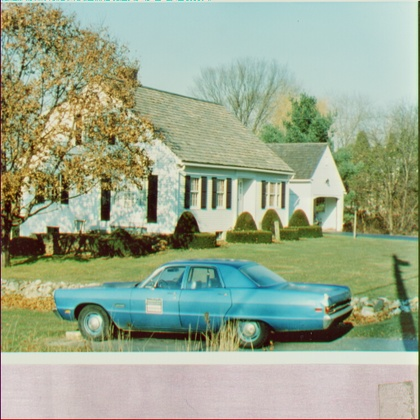
%> input picture day2_code/day2/house.jpg, 420 x 420 px, shrunk from 512 x 512 before the run
$ octave --eval "result = histogram_equalization(imread('house.jpg'));"   (GNU Octave 9; MATLAB toolbox functions it lacks are replaced by stand-ins)
%> lines starting %> are read from the running program, lines starting %| are printed output that depends on the picture
function result= histogram_equalization(img)
%La tonalità H viene misurata da un angolo con il rosso a 0 gradi, il verde a 120 e il blu a 240. (360 è ancora rosso)
%La luminosità (V) con lo zero che rappresenta il nero e l'uno (colore brillante o bianco se saturazione =0)
% La saturazione (S) invece va da zero (bianco/nero dipende da V) a uno (colore brillante)
%per avere la scala di grigi devo prendere V
%if the image is colored it has 3 matri r g and b else if it is b&w only
%the matrix of grey
if(length(img(1,1,:))== 3)
    %transform from rgb to hsv
    hsv_im=rgb2hsv(img);
%> hsv_im: size 420x420x3 double; mean H, S, V 0.271, 0.286, 0.681
    %takes the brightness
    Bright= hsv_im(:,:,3);
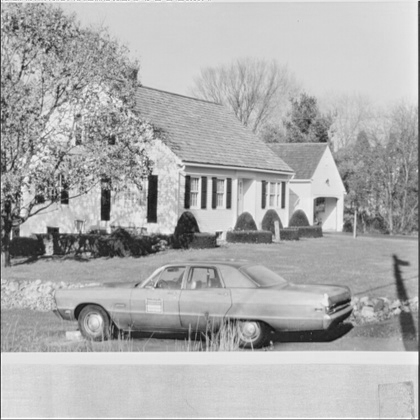
%> Bright: size 420x420 double; min 0.0745, max 1, mean 0.681
    Corr_bright=histeq(Bright);
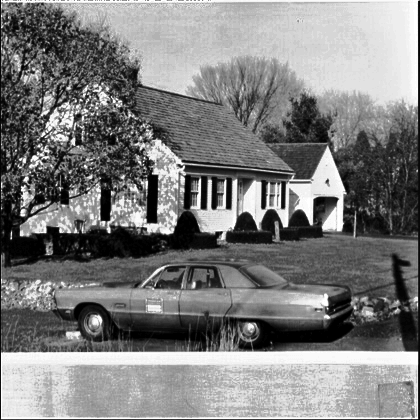
%> Corr_bright: size 420x420 double; min 0, max 1, mean 0.497
    %correct the brightness throw histogram equalization
    hsv_im(:,:,3)= Corr_bright;
%> hsv_im: size 420x420x3 double; mean H, S, V 0.271, 0.286, 0.497
    %save the correct brightness
    result=hsv2rgb(hsv_im);
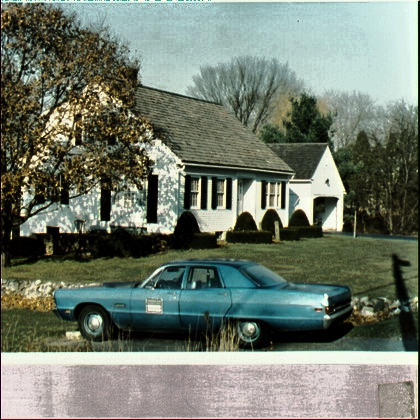
%> result: size 420x420x3 double; mean R, G, B 0.45, 0.485, 0.432
    %transformed image
else
    %else it is gray
    result=histeq(img);
end
%imshow(transformed);

end
